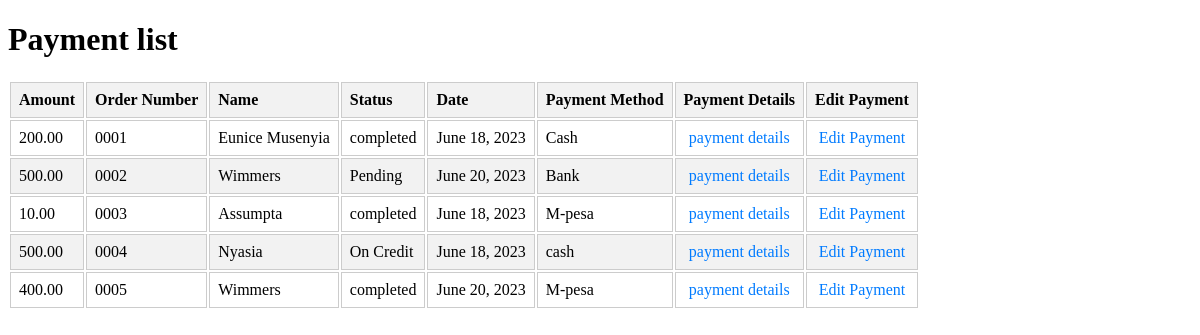
Page /Payments/Payments/list on the committed database.
### Payments/models.py (models this page shows, shortened)
class Payment(models.Model):
    amount = models.DecimalField(max_digits=6, decimal_places=2)
    order_number = models.CharField(max_length=32)
    name = models.CharField(max_length=32)
    status = models.CharField(max_length=32)
    date = models.DateField()
    payment_method = models.CharField(max_length=32)
    date_created = models.DateTimeField(auto_now_add=True)
    date_updated = models.DateTimeField(auto_now=True)

### Payments/views.py (the view)
# urls.py: path("Payments/list", payments_list, name="payments_list_view"),
def payments_list(request):
    payments = Payment.objects.all()
    return render (request, "payment/payments_list.html", {"payments": payments})

### templates/payment/payments_list.html (shortened to what this page needs)
<!DOCTYPE html>
<html lang="en">
<head>
    {% load static %}
    <link rel="stylesheet" href="{% static 'Inventory/product_list.css' %}">
</head>
<body>
    <table>
        <h1>Payment list</h1>
        <thead>
            <tr>
                <th>Amount</th>
                <th>Order Number</th>
                <th>Name</th>
                <th>Status</th>
                <th>Date</th>
                <th>Payment Method</th>
                <th>Payment Details</th>
                <th>Edit Payment</th>
            </tr>
        </thead>
        <tbody>
            {% for payment in payments %}
            <tr>
                <td>{{ payment.amount }}</td>
                <td>{{ payment.order_number }}</td>
                <td>{{ payment.name}}</td>
                <td>{{ payment.status}}</td>
                <td>{{ payment.date}}</td>
                <td>{{ payment.payment_method}}</td>
                <td> <a href="{% url 'payment_detail_view' id=payment.id %}">payment details</a> </td>
                <td><a href="{% url 'payment_edit_view' id=payment.id %}">Edit Payment</a> </td>
            </tr>
            {% endfor %}
        </tbody>
    </table>
</body>
</html>

### inventory/static/Inventory/product_list.css (style rules this page uses)
th { background-color: #F2F2F2; padding: 8px; border: 1px solid #ccc; text-align: left; }
td { padding: 8px; border: 1px solid #ccc; }
td a { display: block; text-align: center; text-decoration: none; color: #007BFF; }
tr:nth-child(even) { background-color: #F2F2F2; }

### rows in the picture
Payment: amount "200.00", order_number "0001", name "Eunice Musenyia", status "completed", date "June 18, 2023", payment_method "Cash"
Payment: amount "500.00", order_number "0002", name "Wimmers", status "Pending", date "June 20, 2023", payment_method "Bank"
Payment: amount "10.00", order_number "0003", name "Assumpta", status "completed", date "June 18, 2023", payment_method "M-pesa"
Payment: amount "500.00", order_number "0004", name "Nyasia", status "On Credit", date "June 18, 2023", payment_method "cash"
Payment: amount "400.00", order_number "0005", name "Wimmers", status "completed", date "June 20, 2023", payment_method "M-pesa"
